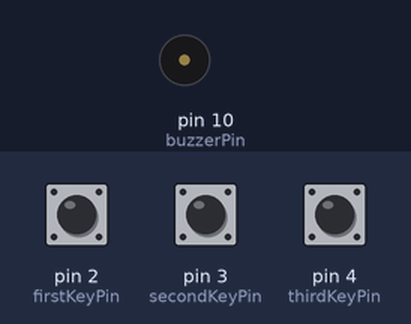
Recording of a sketch running on a simulated Arduino Uno, built with avr-gcc and run on an emulated ATmega328P. On the bench: buzzer (waves = sounding). Inputs (shaded band) come from the test bench; at power-on: pin 2 (firstKeyPin) HIGH, pin 3 (secondKeyPin) HIGH, pin 4 (thirdKeyPin) HIGH.

Above: at 1.2 s.
1.3 s: pin 2 (firstKeyPin) pulled LOW for 0.15 s
At 1.37 s:
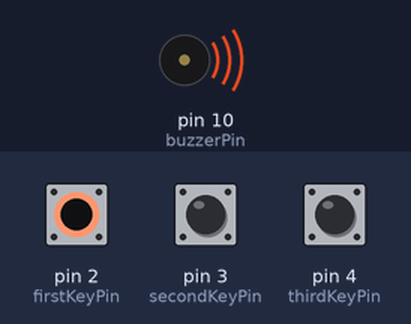
2.9 s: pin 2 (firstKeyPin) pulled LOW for 3.2 s
At 6.5 s:
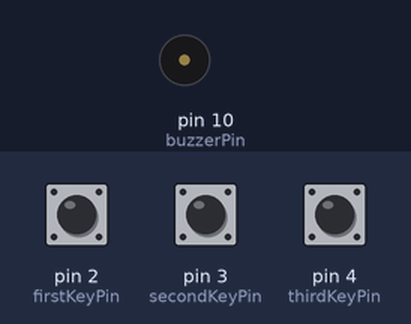
7.6 s: pin 3 (secondKeyPin) pulled LOW for 3.2 s
At 8.8 s:
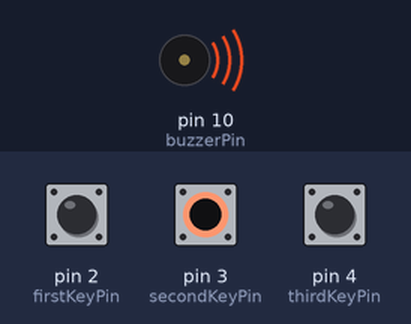
Timing chart, 0 to 12.3 s (numbered marks = the images above; inputs shaded):
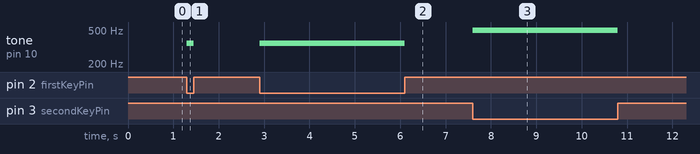

Measured:
- after the input at 1.3 s, tone on pin 10 (buzzerPin): silent → 349 Hz at once, → silent 0.15 s later
- after the input at 2.9 s, tone on pin 10 (buzzerPin): silent → 349 Hz at once, → silent 3.2 s later
- after the input at 7.6 s, tone on pin 10 (buzzerPin): silent → 494 Hz at once, → silent 3.2 s later

The sketch:

SIK_Circuit_2B-DigitalTrumpetEDIT.ino
```cpp
/*
SparkFun Inventor’s Kit
Circuit 2B-ButtonTrumpet

Use 3 buttons plugged to play musical notes on a buzzer.

This sketch was written by SparkFun Electronics, with lots of help from the Arduino community.
This code is completely free for any use.

View circuit diagram and instructions at: https://learn.sparkfun.com/tutorials/sparkfun-inventors-kit-experiment-guide---v40
Download drawings and code at: https://github.com/sparkfun/SIK-Guide-Code
*/

//set the pins for the button and buzzer
int firstKeyPin = 2;
int secondKeyPin = 3;
int thirdKeyPin = 4;

int buzzerPin = 10;


void setup() {
  //set the button pins as inputs
  pinMode(firstKeyPin, INPUT_PULLUP);
  pinMode(secondKeyPin, INPUT_PULLUP);
  pinMode(thirdKeyPin, INPUT_PULLUP);

  //set the buzzer pin as an output
  pinMode(buzzerPin, OUTPUT);
}

void loop() {

  if(digitalRead(firstKeyPin) == LOW && digitalRead(secondKeyPin) == HIGH && digitalRead(thirdKeyPin) == HIGH){        //if the first key is pressed
    tone(buzzerPin, 349);                     //play the frequency for f
  }
  else if(digitalRead(secondKeyPin) == LOW && digitalRead(firstKeyPin) == HIGH && digitalRead(thirdKeyPin) == HIGH){  //if the second key is pressed
    tone(buzzerPin, 494);                     //play the frequency for b
  }
  else if(digitalRead(thirdKeyPin) == LOW && digitalRead(secondKeyPin) == HIGH && digitalRead(firstKeyPin) == HIGH){   //if the third key is pressed
    tone(buzzerPin, 523);                     //play the frequency for C
  }
  else if(digitalRead(firstKeyPin) == LOW && digitalRead(thirdKeyPin) == LOW){   //if the third key is pressed
    tone(buzzerPin, 594);                     //play the frequency for d
  }
  else if(digitalRead(firstKeyPin) == LOW && digitalRead(secondKeyPin) == LOW){   //if the third key is pressed
    tone(buzzerPin, 330);                     //play the frequency for e
  }
  else if(digitalRead(secondKeyPin) == LOW && digitalRead(thirdKeyPin) == LOW){   //if the third key is pressed
    tone(buzzerPin, 440);                     //play the frequency for a
  }
  else{
    noTone(buzzerPin);                        //if no key is pressed turn the buzzer off
  }
}

  /*
  note  frequency
  c     262 Hz
  d     294 Hz
  e     330 Hz
  f     349 Hz
  g     392 Hz
  a     440 Hz
  b     494 Hz
  C     523 Hz
  */
```
